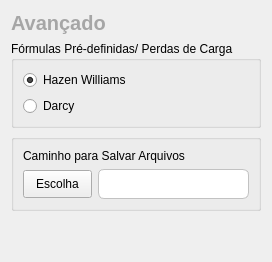
                 <widget class="QWidget" name="page_2">
                  <layout class="QVBoxLayout" name="verticalLayout_31">
                   <item>
                    <widget class="QLabel" name="label_10">
                     <property name="font">
                      <font>
                       <family>Segoe UI</family>
                       <pointsize>-1</pointsize>
                       <fontweight>DemiBold</fontweight>
                      </font>
                     </property>
                     <property name="styleSheet">
                      <string notr="true">QLabel {
    font-family: &quot;Segoe UI&quot;, &quot;Roboto&quot;, sans-serif;
    font-size: 20px;
    font-weight: 600; /* Semi-Bold */
    color: rgb(166, 166, 166);

}</string>
                     </property>
                     <property name="text">
                      <string>Avançado </string>
                     </property>
                    </widget>
                   </item>
                   <item>
                    <widget class="QGroupBox" name="groupBox_10">
                     <property name="title">
                      <string>Fórmulas Pré-definidas/ Perdas de Carga</string>
                     </property>
                     <layout class="QVBoxLayout" name="verticalLayout_18">
                      <item>
                       <widget class="QRadioButton" name="radioButton_7">
                        <property name="text">
                         <string>Hazen Williams</string>
                        </property>
                        <property name="checked">
                         <bool>true</bool>
                        </property>
                       </widget>
                      </item>
                      <item>
                       <widget class="QRadioButton" name="radioButton_8">
                        <property name="text">
                         <string>Darcy</string>
                        </property>
                       </widget>
                      </item>
                     </layout>
                    </widget>
                   </item>
                   <item>
                    <widget class="QGroupBox" name="groupBox_9">
                     <property name="title">
                      <string/>
                     </property>
                     <layout class="QVBoxLayout" name="verticalLayout_30">
                      <item>
                       <widget class="QLabel" name="label_12">
                        <property name="text">
                         <string>Caminho para Salvar Arquivos</string>
                        </property>
                       </widget>
                      </item>
                      <item>
                       <layout class="QHBoxLayout" name="horizontalLayout_28">
                        <item>
                         <widget class="QPushButton" name="pushButton_5">
                          <property name="styleSheet">
                           <string notr="true">    padding: 6px 12px;</string>
                          </property>
                          <property name="text">
                           <string>Escolha</string>
                          </property>
                         </widget>
                        </item>
                        <item>
                         <widget class="QLineEdit" name="lineEdit">
                          <property name="styleSheet">
                           <string notr="true">QLineEdit {
    background-color: #ffffff;
    border: 1px solid #c2c2c2;
    border-radius: 6px;
    padding: 6px;
}

QLineEdit:focus {
    border: 1px solid #0078d7;
    background-color: #f0f8ff;
}

QLineEdit:hover {
    border: 1px solid #0078d7;
}</string>
                          </property>
                         </widget>
                        </item>
                       </layout>
                      </item>
                     </layout>
                    </widget>
                   </item>
                   <item>
                    <spacer name="verticalSpacer_5">
                     <property name="orientation">
                      <enum>Qt::Orientation::Vertical</enum>
                     </property>
                     <property name="sizeHint" stdset="0">
                      <size>
                       <width>20</width>
                       <height>40</height>
                      </size>
                     </property>
                    </spacer>
                   </item>
                  </layout>
                 </widget>
